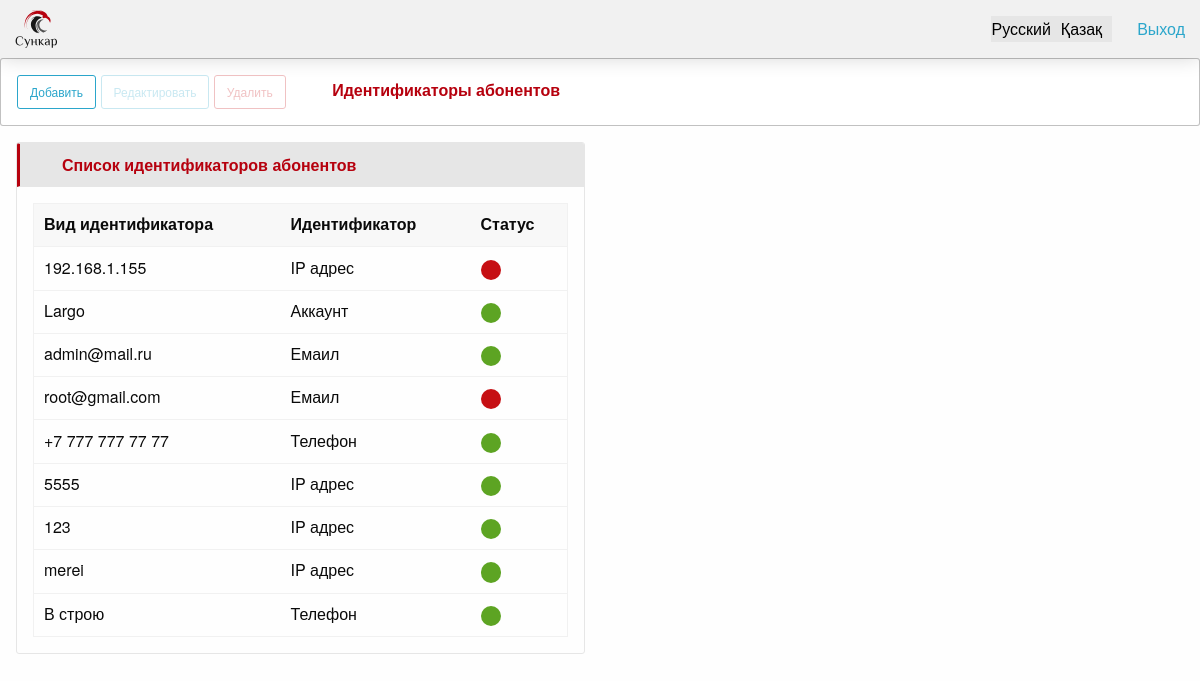
The app's page /person_identifiers/ with its own data.
### apps/kernel/models.py (models this page shows, shortened)
class PersonIdentifier(TimestampMixin):
    class Meta:
        verbose_name = 'Идентификатор абонента'
        verbose_name_plural = 'Идентификаторы абонентов'
        permissions = (
            (
                'menu_view_person_identifiers',
                'Идентификаторы абонентов - в Меню'
            ),
        )
    name = models.CharField(
        max_length=256,
        verbose_name=_('person_identifiers_name')
    )
    kind = models.CharField(
        max_length=16,
        choices=PERSONIDENTIFIER_KIND,
        verbose_name=_('person_identifiers_kind')
    )
    state = models.BooleanField(
        default=True,
        verbose_name='Статус'
    )

### apps/kernel/views.py (the view)
class PersonIdentifierView(ListView):
    template_name = 'kernel/person_identifier/index.html'
    model = models.PersonIdentifier
    context_object_name = 'person_identifiers'
    def get_context_data(self, *, object_list=None, **kwargs):
        ctx = super().get_context_data(**kwargs)
        ctx['form_obj'] = forms.PersonIdentifierForm
        return ctx

### apps/system/context_processors.py (called while the page is built, shortened)
def menu_context(request):
    context_data = dict()
    user = request.user
    if not request.user.is_authenticated:
        return context_data

### apps/kernel/templates/kernel/person_identifier/index.html (shortened to what this page needs)
{% extends 'kernel/person_identifier/base_person_identifier.html' %}
{% load i18n %}
{% block actions %}
    <a class="button small hollow button_custom" onclick="onAdd()">
        {% translate 'add_button' %}
    </a>
    <button class="button small hollow button_custom action_button" disabled onclick="onEdit(this)">
        {% translate 'edit_button' %}
    </button>
    <button class="button small hollow alert button_custom action_button" disabled data-open="delete-window"
            onclick="onDelete(this)">
        {% translate 'delete_button' %}
    </button>
    <span class="headers_section">
        {% translate 'header_section_person_id' %}
    </span>
{% endblock %}
{% block content %}
    <div class="card">
        <div class="card-divider">
            <span class="headers_local">
                {% translate 'header_list_person_id' %}
            </span>
        </div>
        <div class="card-section">
            <table class="unstriped">
                <thead>
                <tr>
                    <th>{% translate 'person_id_table_kind' %}</th>
                    <th>{% translate 'person_id_table_id' %}</th>
                    <th>{% translate 'person_id_table_state' %}</th>
                </tr>
                </thead>
                <tbody>
                {% for obj in person_identifiers %}
                    <tr class="items" id="{{ obj.id }}">
                        <td>
                            {{ obj.name }}
                        </td>
                        <td>
                            {{ obj.get_kind_display }}
                        </td>
                        <td>
                            {% if obj.state %}
                                <span class="badge success">&nbsp;</span>
                            {% else %}
                                <span class="badge alert">&nbsp;</span>
                            {% endif %}
                        </td>
                    </tr>
                {% endfor %}
                </tbody>
            </table>
        </div>
    </div>
{% endblock %}

### apps/system/static/css/app.css (style rules this page uses)
.button_custom { margin-bottom: 0; }
.headers_section { margin: 0; font-weight: 600; padding: 9px 20px 9px 42px; color: #b6010e; outline: none; border-radius: 0; user-select: none; }
.headers_local { border: 1px solid #e6e6e6; border-left: 3px solid #b6010e; margin: 0; font-weight: 600; padding: 9px 20px 9px 42px; color: #b6010e; outline: none; border-radius: 0; user-select: none; }
.card-divider { padding: 0 !important; }

### records on screen
PersonIdentifier: name "192.168.1.155", kind "IP адрес", state False (drawn)
PersonIdentifier: name "Largo", kind "Аккаунт", state True (drawn)
PersonIdentifier: name "admin@mail.ru", kind "Емаил", state True (drawn)
PersonIdentifier: name "root@gmail.com", kind "Емаил", state False (drawn)
PersonIdentifier: name "+7 777 777 77 77", kind "Телефон", state True (drawn)
PersonIdentifier: name "5555", kind "IP адрес", state True (drawn)
PersonIdentifier: name "123", kind "IP адрес", state True (drawn)
PersonIdentifier: name "merei", kind "IP адрес", state True (drawn)
PersonIdentifier: name "В строю", kind "Телефон", state True (drawn)

### other values on screen
{{ language.name_local }} "Русский" "Қазақ"
